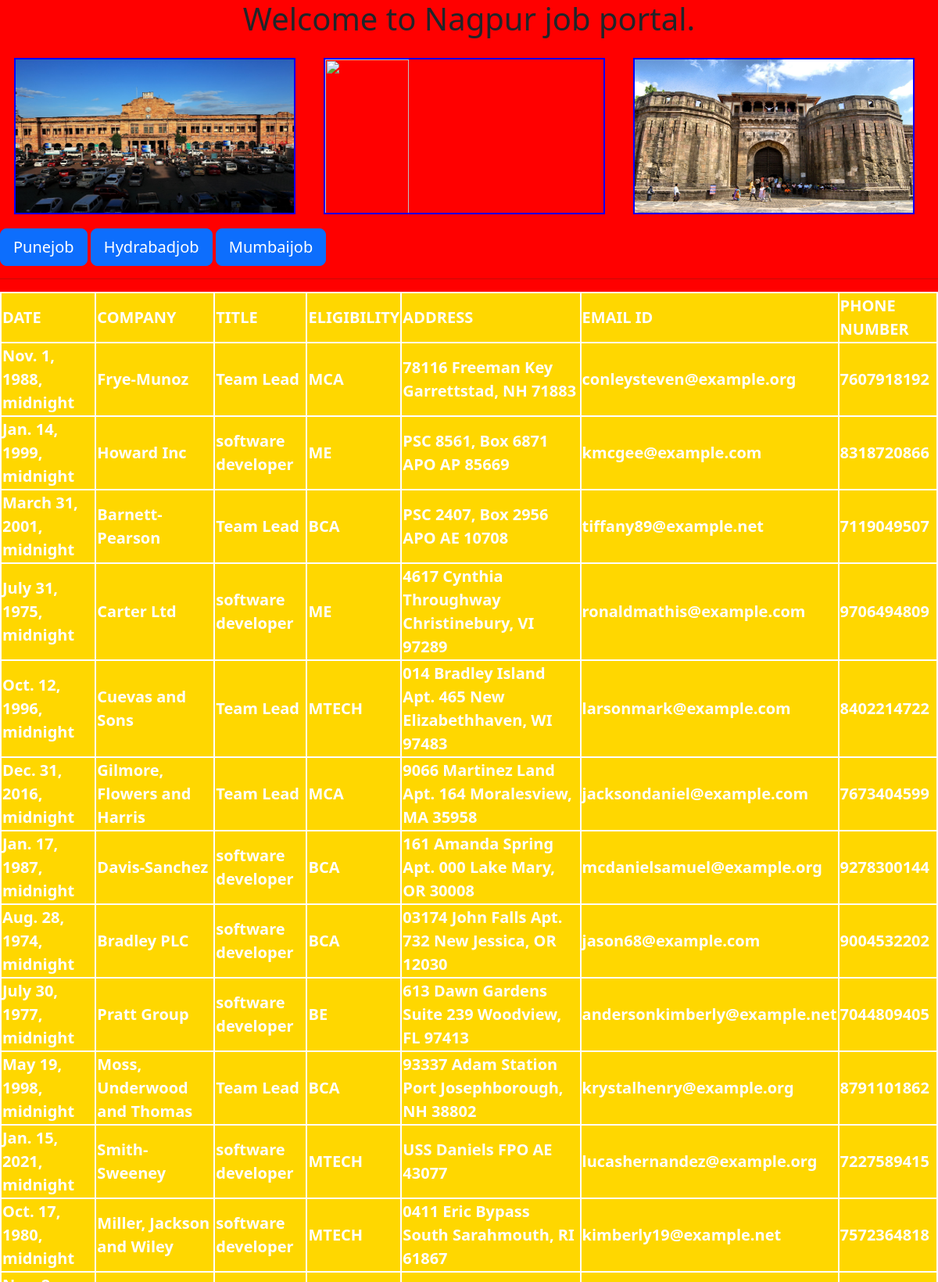
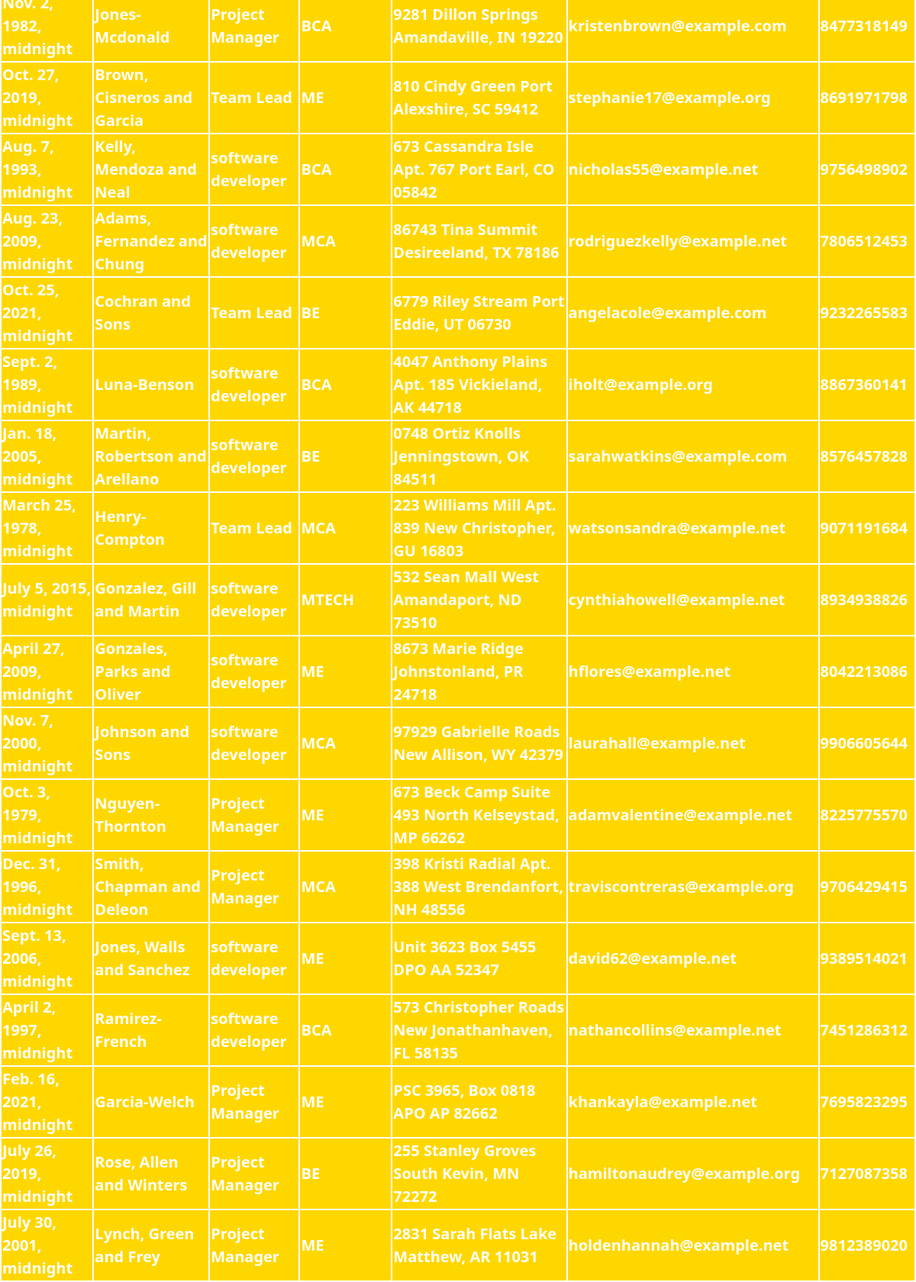
Screenshot of /nagpurjob with the database file from the repository (2 pictures, top to bottom).
### fakerapp/models.py (models this page shows)
class Nagpurjob(models.Model):
    data=models.DateTimeField()
    company=models.CharField(max_length=100)
    title=models.CharField(max_length=100)
    eligibility=models.CharField(max_length=100)
    address=models.CharField(max_length=100)
    email=models.EmailField()
    phonenumber=models.IntegerField()

### fakerapp/views.py (the view)
# urls.py: path('nagpurjob', views.nagpurjob,name="nagpurjob"),
def nagpurjob(request):
    obj=Nagpurjob.objects.all()
    my_dict2={"obj":obj}
    return render(request,'testapp/nagpur.html',context=my_dict2)

### templates/testapp/nagpur.html (shortened to what this page needs)
<!DOCTYPE html>
<html lang="en">
{% load static %}
<head>
    <link href="https://cdn.jsdelivr.net/npm/bootstrap@5.2.2/dist/css/bootstrap.min.css" rel="stylesheet">
    <link rel="stylesheet" href="{% static 'css/test.css'%}">
</head>
<body>
<h1 align="center">Welcome to Nagpur job portal.</h1>
<img src="{% static 'image/Nagpur.jpg' %}">
<img src="{% static 'image/Mumbai.jpg' %}">
<img src="{% static 'image/Pune1.jpg' %}">
 <a class="btn btn-primary btn-lg" href="/punejob" role="button">Punejob</a>
              <a class="btn btn-primary btn-lg" href="/hydrabadjob" role="button">Hydrabadjob</a>
              <a class="btn btn-primary btn-lg" href="/mumbaijob" role="button">Mumbaijob</a>
<br>
<hr>
{% if obj %}
<table>
    <thead>
    <th>DATE</th>
    <th>COMPANY</th>
    <th>TITLE</th>
    <th>ELIGIBILITY</th>
    <th>ADDRESS</th>
    <th>EMAIL ID</th>
    <th>PHONE NUMBER</th>
    </thead>
    {% for i in obj %}
    <tr>
        <th>{{i.data}}</th>
        <th>{{i.company}}</th>
        <th>{{i.title}}</th>
        <th>{{i.eligibility}}</th>
        <th>{{i.address}}</th>
        <th>{{i.email}}</th>
        <th>{{i.phonenumber}}</th>
    </tr>
     {% endfor %}
</table>
{% else %}
<p>No employees found..</p>
{% endif %}
</body>
</body>
</html>

### static/css/test.css (style rules this page uses)
body { background: red; content: blue; }
img { height: 200px; width: 30%; float:left; margin:1.5%; border:2px solid blue; }
table,thead,th,tr,td { color:yellow; border:2px solid white; font-size:20px; margin:auto; background:gold; }
thead,th { color:white; border:2px solid white; font-size:20px; margin:auto; background:gold }

### rows the page displays
Nagpurjob: data "Nov. 1, 1988, midnight", company "Frye-Munoz", title "Team Lead", eligibility "MCA", address "78116 Freeman Key Garrettstad, NH 71883", email "conleysteven@example.org", phonenumber "7607918192"
Nagpurjob: data "Jan. 14, 1999, midnight", company "Howard Inc", title "software developer", eligibility "ME", address "PSC 8561, Box 6871 APO AP 85669", email "kmcgee@example.com", phonenumber "8318720866"
Nagpurjob: data "March 31, 2001, midnight", company "Barnett-Pearson", title "Team Lead", eligibility "BCA", address "PSC 2407, Box 2956 APO AE 10708", email "tiffany89@example.net", phonenumber "7119049507"
Nagpurjob: data "July 31, 1975, midnight", company "Carter Ltd", title "software developer", eligibility "ME", address "4617 Cynthia Throughway Christinebury, VI 97289", email "ronaldmathis@example.com", phonenumber "9706494809"
Nagpurjob: data "Oct. 12, 1996, midnight", company "Cuevas and Sons", title "Team Lead", eligibility "MTECH", address "014 Bradley Island Apt. 465 New Elizabethhaven, WI 97483", email "larsonmark@example.com", phonenumber "8402214722"
Nagpurjob: data "Dec. 31, 2016, midnight", company "Gilmore, Flowers and Harris", title "Team Lead", eligibility "MCA", address "9066 Martinez Land Apt. 164 Moralesview, MA 35958", email "jacksondaniel@example.com", phonenumber "7673404599"
Nagpurjob: data "Jan. 17, 1987, midnight", company "Davis-Sanchez", title "software developer", eligibility "BCA", address "161 Amanda Spring Apt. 000 Lake Mary, OR 30008", email "mcdanielsamuel@example.org", phonenumber "9278300144"
Nagpurjob: data "Aug. 28, 1974, midnight", company "Bradley PLC", title "software developer", eligibility "BCA", address "03174 John Falls Apt. 732 New Jessica, OR 12030", email "jason68@example.com", phonenumber "9004532202"
Nagpurjob: data "July 30, 1977, midnight", company "Pratt Group", title "software developer", eligibility "BE", address "613 Dawn Gardens Suite 239 Woodview, FL 97413", email "andersonkimberly@example.net", phonenumber "7044809405"
Nagpurjob: data "May 19, 1998, midnight", company "Moss, Underwood and Thomas", title "Team Lead", eligibility "BCA", address "93337 Adam Station Port Josephborough, NH 38802", email "krystalhenry@example.org", phonenumber "8791101862"
Nagpurjob: data "Jan. 15, 2021, midnight", company "Smith-Sweeney", title "software developer", eligibility "MTECH", address "USS Daniels FPO AE 43077", email "lucashernandez@example.org", phonenumber "7227589415"
Nagpurjob: data "Oct. 17, 1980, midnight", company "Miller, Jackson and Wiley", title "software developer", eligibility "MTECH", address "0411 Eric Bypass South Sarahmouth, RI 61867", email "kimberly19@example.net", phonenumber "7572364818"
Nagpurjob: data "Nov. 2, 1982, midnight", company "Jones-Mcdonald", title "Project Manager", eligibility "BCA", address "9281 Dillon Springs Amandaville, IN 19220", email "kristenbrown@example.com", phonenumber "8477318149"
Nagpurjob: data "Oct. 27, 2019, midnight", company "Brown, Cisneros and Garcia", title "Team Lead", eligibility "ME", address "810 Cindy Green Port Alexshire, SC 59412", email "stephanie17@example.org", phonenumber "8691971798"
Nagpurjob: data "Aug. 7, 1993, midnight", company "Kelly, Mendoza and Neal", title "software developer", eligibility "BCA", address "673 Cassandra Isle Apt. 767 Port Earl, CO 05842", email "nicholas55@example.net", phonenumber "9756498902"
Nagpurjob: data "Aug. 23, 2009, midnight", company "Adams, Fernandez and Chung", title "software developer", eligibility "MCA", address "86743 Tina Summit Desireeland, TX 78186", email "rodriguezkelly@example.net", phonenumber "7806512453"
Nagpurjob: data "Oct. 25, 2021, midnight", company "Cochran and Sons", title "Team Lead", eligibility "BE", address "6779 Riley Stream Port Eddie, UT 06730", email "angelacole@example.com", phonenumber "9232265583"
Nagpurjob: data "Sept. 2, 1989, midnight", company "Luna-Benson", title "software developer", eligibility "BCA", address "4047 Anthony Plains Apt. 185 Vickieland, AK 44718", email "iholt@example.org", phonenumber "8867360141"
Nagpurjob: data "Jan. 18, 2005, midnight", company "Martin, Robertson and Arellano", title "software developer", eligibility "BE", address "0748 Ortiz Knolls Jenningstown, OK 84511", email "sarahwatkins@example.com", phonenumber "8576457828"
Nagpurjob: data "March 25, 1978, midnight", company "Henry-Compton", title "Team Lead", eligibility "MCA", address "223 Williams Mill Apt. 839 New Christopher, GU 16803", email "watsonsandra@example.net", phonenumber "9071191684"
Nagpurjob: data "July 5, 2015, midnight", company "Gonzalez, Gill and Martin", title "software developer", eligibility "MTECH", address "532 Sean Mall West Amandaport, ND 73510", email "cynthiahowell@example.net", phonenumber "8934938826"
Nagpurjob: data "April 27, 2009, midnight", company "Gonzales, Parks and Oliver", title "software developer", eligibility "ME", address "8673 Marie Ridge Johnstonland, PR 24718", email "hflores@example.net", phonenumber "8042213086"
Nagpurjob: data "Nov. 7, 2000, midnight", company "Johnson and Sons", title "software developer", eligibility "MCA", address "97929 Gabrielle Roads New Allison, WY 42379", email "laurahall@example.net", phonenumber "9906605644"
Nagpurjob: data "Oct. 3, 1979, midnight", company "Nguyen-Thornton", title "Project Manager", eligibility "ME", address "673 Beck Camp Suite 493 North Kelseystad, MP 66262", email "adamvalentine@example.net", phonenumber "8225775570"
Nagpurjob: data "Dec. 31, 1996, midnight", company "Smith, Chapman and Deleon", title "Project Manager", eligibility "MCA", address "398 Kristi Radial Apt. 388 West Brendanfort, NH 48556", email "traviscontreras@example.org", phonenumber "9706429415"
Nagpurjob: data "Sept. 13, 2006, midnight", company "Jones, Walls and Sanchez", title "software developer", eligibility "ME", address "Unit 3623 Box 5455 DPO AA 52347", email "david62@example.net", phonenumber "9389514021"
Nagpurjob: data "April 2, 1997, midnight", company "Ramirez-French", title "software developer", eligibility "BCA", address "573 Christopher Roads New Jonathanhaven, FL 58135", email "nathancollins@example.net", phonenumber "7451286312"
Nagpurjob: data "Feb. 16, 2021, midnight", company "Garcia-Welch", title "Project Manager", eligibility "ME", address "PSC 3965, Box 0818 APO AP 82662", email "khankayla@example.net", phonenumber "7695823295"
Nagpurjob: data "July 26, 2019, midnight", company "Rose, Allen and Winters", title "Project Manager", eligibility "BE", address "255 Stanley Groves South Kevin, MN 72272", email "hamiltonaudrey@example.org", phonenumber "7127087358"
Nagpurjob: data "July 30, 2001, midnight", company "Lynch, Green and Frey", title "Project Manager", eligibility "ME", address "2831 Sarah Flats Lake Matthew, AR 11031", email "holdenhannah@example.net", phonenumber "9812389020"
